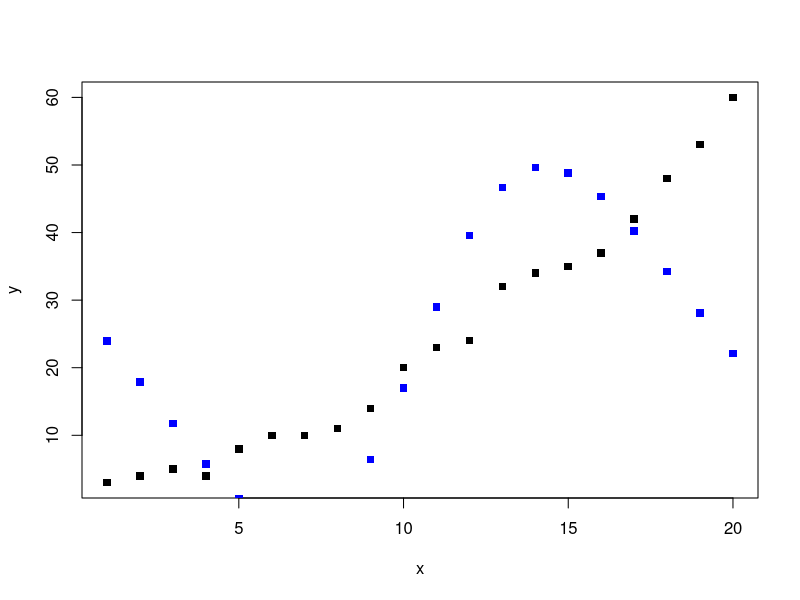

Write the R code that produced this figure.
library("e1071")

data <- read.csv(file="simpletoy.csv",header = TRUE)

plot(data,pch=15)

model <- svm(y ~ x,data,kernel = 'sigmoid')

predict_svm <- predict(model , data)

points(data$x,predict_svm,col = "red" , pch = 15)

obj <- tune(svm,y~x,data=data,kernel = 'sigmoid',ranges = list(epslion= seq(0,1,0.1) , cost = 1:100 ) )

best_svm <- obj$best.model

best_predict_svm <- predict(best_svm,data)

points(data$x,best_predict_svm,col = "blue" , pch = 15)


